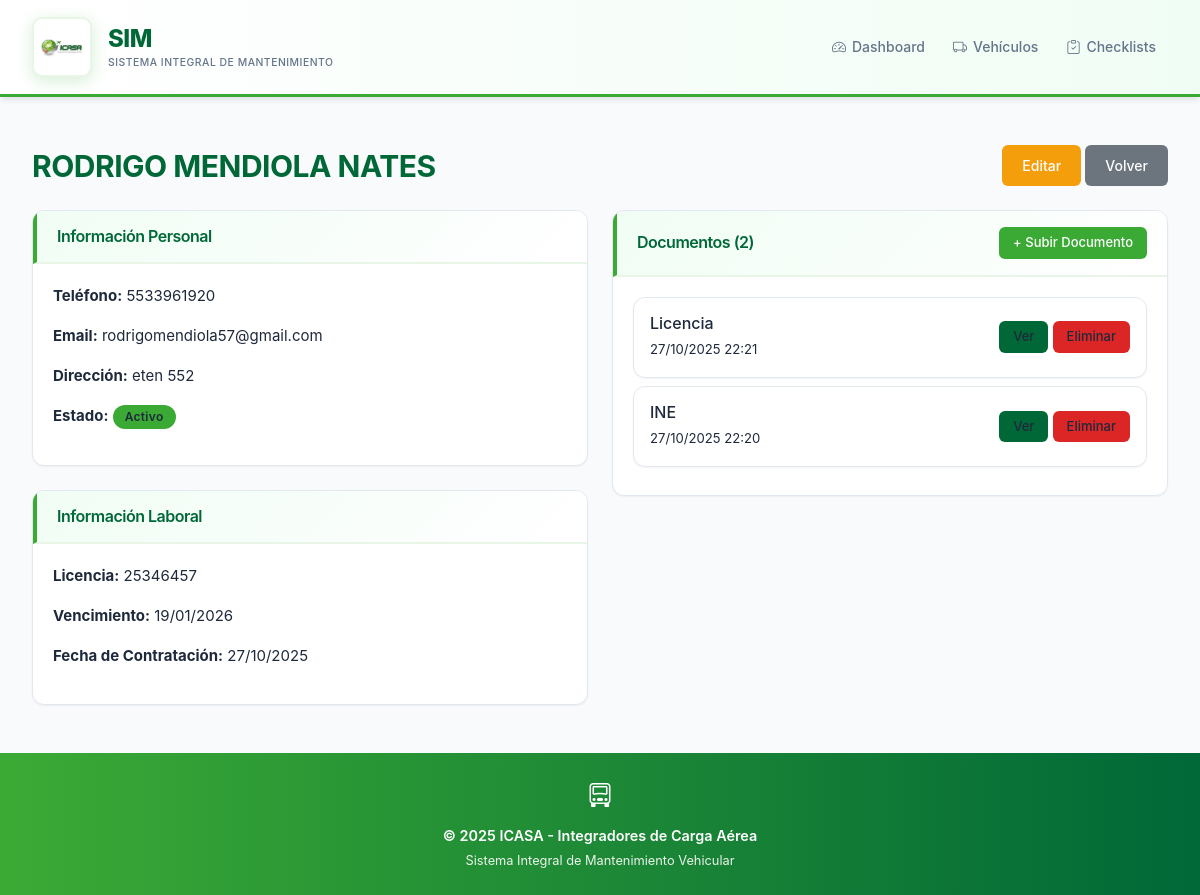
The app's page /drivers/1/ with its own data.
### vehicles/models.py (models this page shows, shortened)
class Driver(models.Model):
    STATUS_CHOICES = [
        ('Activo', 'Activo'),
        ('Inactivo', 'Inactivo'),
        ('Vacaciones', 'Vacaciones'),
    ]
    STATION_CHOICES = [
        ('Aguascalientes', 'Aguascalientes'),
        ('Baja California', 'Baja California'),
        ('Baja California Sur', 'Baja California Sur'),
        ('Campeche', 'Campeche'),
        ('Chiapas', 'Chiapas'),
        ('Chihuahua', 'Chihuahua'),
        ('Ciudad de México', 'Ciudad de México'),
        ('Coahuila', 'Coahuila'),
        ('Colima', 'Colima'),
        ('Durango', 'Durango'),
        ('Estado de México', 'Estado de México'),
        ('Guanajuato', 'Guanajuato'),
        ('Guerrero', 'Guerrero'),
        ('Hidalgo', 'Hidalgo'),
        ('Jalisco', 'Jalisco'),
        ('Michoacán', 'Michoacán'),
        ('Morelos', 'Morelos'),
        ('Nayarit', 'Nayarit'),
        ('Nuevo León', 'Nuevo León'),
        ('Oaxaca', 'Oaxaca'),
        ('Puebla', 'Puebla'),
        ('Querétaro', 'Querétaro'),
        ('Quintana Roo', 'Quintana Roo'),
        ('San Luis Potosí', 'San Luis Potosí'),
        ('Sinaloa', 'Sinaloa'),
        ('Sonora', 'Sonora'),
        ('Tabasco', 'Tabasco'),
        ('Tamaulipas', 'Tamaulipas'),
        ('Tlaxcala', 'Tlaxcala'),
        ('Veracruz', 'Veracruz'),
        ('Yucatán', 'Yucatán'),
        ('Zacatecas', 'Zacatecas'),
    ]
    full_name = models.CharField(max_length=200, verbose_name='Nombre Completo')
    position = models.CharField(max_length=100, default='Chofer', verbose_name='Puesto')
    station = models.CharField(max_length=100, choices=STATION_CHOICES, blank=True, null=True, verbose_name='Estación')
    phone = models.CharField(max_length=20, verbose_name='Teléfono')
    email = models.EmailField(blank=True, verbose_name='Correo Electrónico')
    address = models.TextField(blank=True, verbose_name='Dirección')
    license_number = models.CharField(max_length=50, verbose_name='Número de Licencia')
    license_expiry = models.DateField(verbose_name='Vencimiento de Licencia')
    hire_date = models.DateField(verbose_name='Fecha de Contratación')
    status = models.CharField(max_length=20, choices=STATUS_CHOICES, default='Activo', verbose_name='Estado')
    notes = models.TextField(blank=True, verbose_name='Notas')
    created_at = models.DateTimeField(auto_now_add=True)
    updated_at = models.DateTimeField(auto_now=True)
    class Meta:
        ordering = ['full_name']
        verbose_name = 'Empleado'
        verbose_name_plural = 'Lista de Empleados'

class DriverDocument(models.Model):
    DOCUMENT_TYPES = [
        ('INE', 'INE / Identificación Oficial'),
        ('Licencia', 'Licencia de Conducir'),
        ('Antecedentes', 'Carta de No Antecedentes Penales'),
        ('Solicitud', 'Solicitud de Empleo'),
        ('Comprobante', 'Comprobante de Domicilio'),
        ('CURP', 'CURP'),
        ('RFC', 'RFC'),
        ('NSS', 'Número de Seguro Social'),
        ('Contrato', 'Contrato Laboral'),
        ('Otro', 'Otro Documento'),
    ]
    driver = models.ForeignKey(Driver, on_delete=models.CASCADE, related_name='documents', verbose_name='Empleado')
    document_type = models.CharField(max_length=50, choices=DOCUMENT_TYPES, verbose_name='Tipo de Documento')
    document_file = models.ImageField(upload_to='driver_documents/', verbose_name='Archivo')
    description = models.CharField(max_length=200, blank=True, verbose_name='Descripción')
    upload_date = models.DateTimeField(auto_now_add=True, verbose_name='Fecha de Carga')
    class Meta:
        ordering = ['-upload_date']
        verbose_name = 'Documento de Empleado'
        verbose_name_plural = 'Documentos de Empleados'

### vehicles/views_driver.py (the view)
# urls.py: path('drivers/<int:pk>/', DriverDetailView.as_view(), name='driver_detail'),
class DriverDetailView(DetailView):
    model = Driver
    template_name = 'vehicles/driver_detail.html'
    context_object_name = 'driver'

### vehicles/templates/vehicles/driver_detail.html (shortened to what this page needs)
{% extends 'vehicles/base.html' %}
{% block content %}
<div class="d-flex justify-content-between align-items-center mb-4">
    <h1>{{ driver.full_name }}</h1>
    <div>
        <a href="{% url 'driver_update' driver.pk %}" class="btn btn-warning">Editar</a>
        <a href="{% url 'driver_list' %}" class="btn btn-secondary">Volver</a>
    </div>
</div>
<div class="row">
    <div class="col-md-6">
        <div class="card mb-4">
            <div class="card-header">
                <h5>Información Personal</h5>
            </div>
            <div class="card-body">
                <p><strong>Teléfono:</strong> {{ driver.phone }}</p>
                <p><strong>Email:</strong> {{ driver.email|default:"No registrado" }}</p>
                <p><strong>Dirección:</strong> {{ driver.address|default:"No registrada" }}</p>
                <p><strong>Estado:</strong>
                    {% if driver.status == 'Activo' %}
                        <span class="badge bg-success">{{ driver.status }}</span>
                    {% elif driver.status == 'Vacaciones' %}
                        <span class="badge bg-warning">{{ driver.status }}</span>
                    {% else %}
                        <span class="badge bg-secondary">{{ driver.status }}</span>
                    {% endif %}
                </p>
            </div>
        </div>
        <div class="card">
            <div class="card-header">
                <h5>Información Laboral</h5>
            </div>
            <div class="card-body">
                <p><strong>Licencia:</strong> {{ driver.license_number }}</p>
                <p><strong>Vencimiento:</strong> {{ driver.license_expiry|date:"d/m/Y" }}</p>
                <p><strong>Fecha de Contratación:</strong> {{ driver.hire_date|date:"d/m/Y" }}</p>
            </div>
        </div>
    </div>
    <div class="col-md-6">
        <div class="card">
            <div class="card-header d-flex justify-content-between align-items-center">
                <h5 class="mb-0">Documentos ({{ driver.documents.count }})</h5>
                <button type="button" class="btn btn-sm btn-primary" data-bs-toggle="modal" data-bs-target="#uploadModal">
                    + Subir Documento
                </button>
            </div>
            <div class="card-body">
                {% if driver.documents.all %}
                    {% for doc in driver.documents.all %}
                    <div class="card mb-2">
                        <div class="card-body p-3">
                            <div class="d-flex justify-content-between align-items-center">
                                <div>
                                    <h6 class="mb-1">{{ doc.document_type }}</h6>
                                    <small class="text-muted">{{ doc.upload_date|date:"d/m/Y H:i" }}</small>
                                </div>
                                <div>
                                    <a href="{{ doc.document_file.url }}" target="_blank" class="btn btn-sm btn-info">Ver</a>
                                    <a href="{% url 'driver_document_delete' doc.pk %}" class="btn btn-sm btn-danger">Eliminar</a>
                                </div>
                            </div>
                        </div>
                    </div>
                    {% endfor %}
                {% else %}
                    <p class="text-muted">No hay documentos cargados</p>
                {% endif %}
            </div>
        </div>
    </div>
</div>
{% endblock %}

### static/css/main.css (style rules this page uses)
:root { --primary-color: #3BAA35; --secondary-color: #006837; --accent-color: #3BAA35; --accent-dark: #006837; --accent-muted: #e8f5e7; --metallic-gray: #A7A9AC; --nav-bg: #ffffff; --success-color: #3BAA35; --warning-color: #f59e0b; --danger-color: #dc2626; --info-color: #006837; --light-bg: #f8fafc; --card-bg: #ffffff; --border-color: #e2e8f0; --text-primary: #1e293b; --text-secondary: #64748b; --text-muted: #94a3b8; --shadow-sm: 0 1px 2px 0 rgba(0, 0, 0, 0.05); --shadow-md: 0 4px 6px -1px rgba(0, 0, 0, 0.1); --shadow-lg: 0 10px 15px -3px rgba(0, 0, 0, 0.1); --shadow-xl: 0 20px 25px -5px rgba(0, 0, 0, 0.1); --radius-sm: 6px; --radius-md: 10px; --radius-lg: 12px; --spacing-xs: 0.5rem; --spacing-sm: 0.75rem; --spacing-md: 1rem; --spacing-lg: 1.5rem; --spacing-xl: 2rem; }
* { margin: 0; padding: 0; box-sizing: border-box; }
body { font-family: 'Inter', -apple-system, BlinkMacSystemFont, 'Segoe UI', Roboto, sans-serif; background-color: var(--light-bg); color: var(--text-primary); line-height: 1.6; font-size: 15px; -webkit-font-smoothing: antialiased; -moz-osx-font-smoothing: grayscale; }
.card { border: 1px solid var(--border-color); border-radius: var(--radius-lg); box-shadow: var(--shadow-sm); transition: all 0.2s ease; background: var(--card-bg); overflow: hidden; }
.card-header { background: linear-gradient(135deg, #f0fdf4 0%, #ffffff 100%); border-bottom: 2px solid var(--accent-muted); border-left: 4px solid var(--primary-color); font-weight: 600; font-size: 0.95rem; padding: 1rem 1.25rem; color: var(--text-primary); }
.card-body { padding: 1.25rem; color: var(--text-primary) !important; }
.card-body * { color: var(--text-primary) !important; }
.card-body .table tbody td, .card-body .table tbody th, .card-body p, .card-body a, .card-body strong { color: var(--text-primary) !important; }
.btn { font-weight: 500; font-size: 0.875rem; padding: 0.625rem 1.25rem; border-radius: var(--radius-sm); transition: all 0.2s ease; border: none; display: inline-flex; align-items: center; gap: 0.5rem; cursor: pointer; }
.btn-primary { background-color: var(--primary-color); color: #ffffff; }
.btn-warning { background-color: var(--warning-color); color: white; }
.btn-danger { background-color: var(--danger-color); color: white; }
.btn-info { background-color: var(--info-color); color: white; }
.btn-sm { padding: 0.375rem 0.875rem; font-size: 0.8125rem; }
.badge { padding: 0.375rem 0.75rem; font-weight: 600; font-size: 0.75rem; border-radius: 9999px; letter-spacing: 0.3px; display: inline-flex; align-items: center; gap: 0.25rem; }
.badge.bg-success { background-color: var(--primary-color) !important; }
h1, h2, h3, h4, h5 { font-family: 'Inter', sans-serif; font-weight: 700; color: var(--secondary-color); letter-spacing: -0.5px; margin-bottom: 0; }
h1 { font-size: 1.875rem; }
h5 { font-size: 1rem; font-weight: 600; }

### records on screen
Driver: full_name "RODRIGO MENDIOLA NATES", phone "5533961920", email "rodrigomendiola57@gmail.com", address "eten 552", status "Activo", license_number "25346457", license_expiry "19/01/2026", hire_date "27/10/2025", documents.count "2"
DriverDocument: document_type "Licencia", upload_date "27/10/2025 22:21"
DriverDocument: document_type "INE", upload_date "27/10/2025 22:20"
